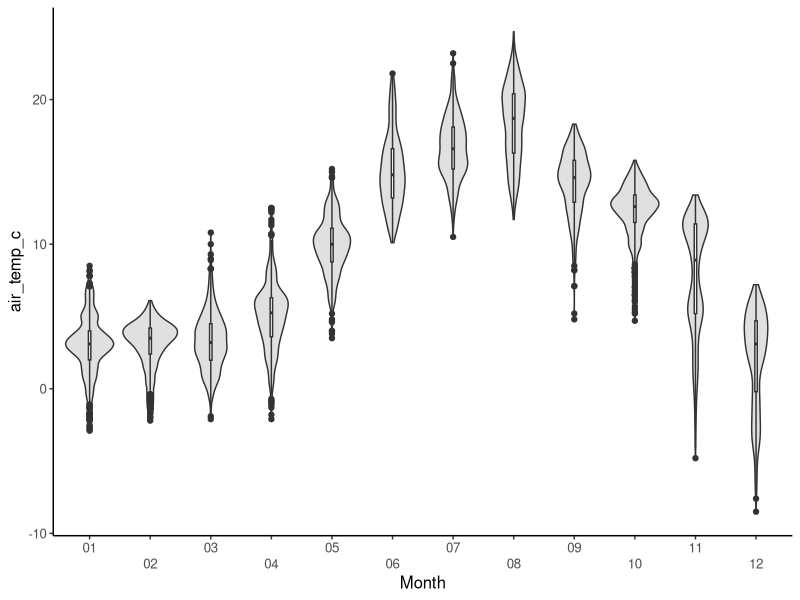

This chart was generated by the following R code: (Note: this script raises an error after producing the figure.)
require(tidyverse)
require(openxlsx)

weather_data <- read.xlsx("data-in/ottenby_2022_weather.xlsx", na.strings = "-")
weather_data$month <- format(as.Date(weather_data$date_time), "%m")
str(weather_data)

bat_data <- read.xlsx("data-in/ottenby_2022_tidy.xlsx", na.strings = "-")

# Used to create a nice ceiling round (up) to nearest multiple of accuracy
# Useful for calculating upper boundaries of axis
round_any <- function(x, accuracy, f=ceiling){f(x/ accuracy) * accuracy}

# Plot a boxplot on top of a violin plot to get an idea of data distribution
box_vio_plot <- function(data,param='', x, y){
  ggplot(data = data,aes(y=.data[[y]], x=.data[[x]])) +
    theme_classic()+
    geom_violin(fill='gray88')+
    geom_boxplot(width=0.04)+
    labs(x=param)+
    guides(x= guide_axis(n.dodge = 2))+
    theme(text = element_text(size = 12))
    #coord_cartesian(ylim = c(0, 1)) 
}


# A simple count histogram 
hist_plot<-function(data, x, title='', 
                    fill_col='gray88', 
                    border_col='black', 
                    xlabel=''){
  ggplot(data=data, aes(x=.data[[x]]))+
    theme_classic()+
    geom_histogram(stat = "count")+
    ggtitle(title)+
    ylab('Species')+
    xlab(xlabel)+
    theme(plot.title = element_text(hjust = 0.5), 
          text = element_text(size = 12))
}

scatterplot<-function(data,param='', x, y, title=''){
  ggplot(data = data,aes(y=.data[[y]], x=.data[[x]])) +
    theme_classic()+
    geom_point()+
    geom_smooth(method = 'loess')+
    labs(x=param, title = title)+
    theme(text = element_text(size = 12),plot.title = element_text(size=12))
}

box_vio_plot(data = weather_data, 
             param = "Month", 
             x = "month", 
             y = "air_temp_c")

mean_sd_se_plot(data = weather_data,
                x = "month",
                y = "air_temp_c")

hist_plot(data = bat_data, 
          x = "taxa_ok")

scatterplot(data = weather_data[0:200,], 
            x= "time", 
            y = "air_temp_c")
